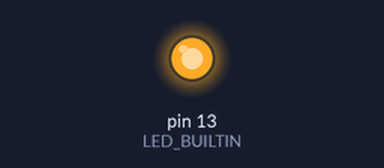
This sketch was run on a simulated Arduino Uno, built with avr-gcc and run on an emulated ATmega328P. On the bench: output pins drawn as LEDs (lit = HIGH).

Above: at 0.2 s.
At 24.0 s:
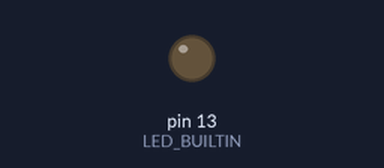
Timing chart, 0 to 32.5 s (numbered marks = the images above):
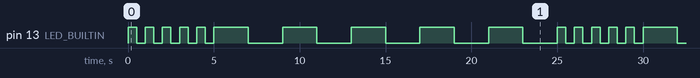

The sketch:

assessment.ino
```cpp
// the setup function runs once when you press reset or power the board
void setup() {
  // initialize digital pin LED_BUILTIN as an output.
  pinMode(LED_BUILTIN, OUTPUT);
}

// the loop function runs over and over again forever
void loop()
{
  int n = 1;
  while (n <= 5)
  {
  digitalWrite(LED_BUILTIN, HIGH);   // turn the LED on (HIGH is the voltage level)
  delay(500);                       // wait for 0.5 second
  digitalWrite(LED_BUILTIN, LOW);    // turn the LED off by making the voltage LOW
  delay(500);                       // wait for 0.5 second
  n++;
  }
  while (n <= 10)
  {
  digitalWrite(LED_BUILTIN, HIGH);   // turn the LED on (HIGH is the voltage level)
  delay(2000);                       // wait for 2 second
  digitalWrite(LED_BUILTIN, LOW);    // turn the LED off by making the voltage LOW
  delay(2000);                       // wait for 2 second
  n++;
  }
}
```

Measured:
- by itself, pin 13 (LED_BUILTIN): repeats every 25.0 s: 4 × (LOW 0.50 s, HIGH 0.50 s), LOW 0.50 s, 5 × (HIGH 2.0 s, LOW 2.0 s), HIGH 0.50 s
- by itself, everything shown: repeats every 25.0 s, in 20 steps
